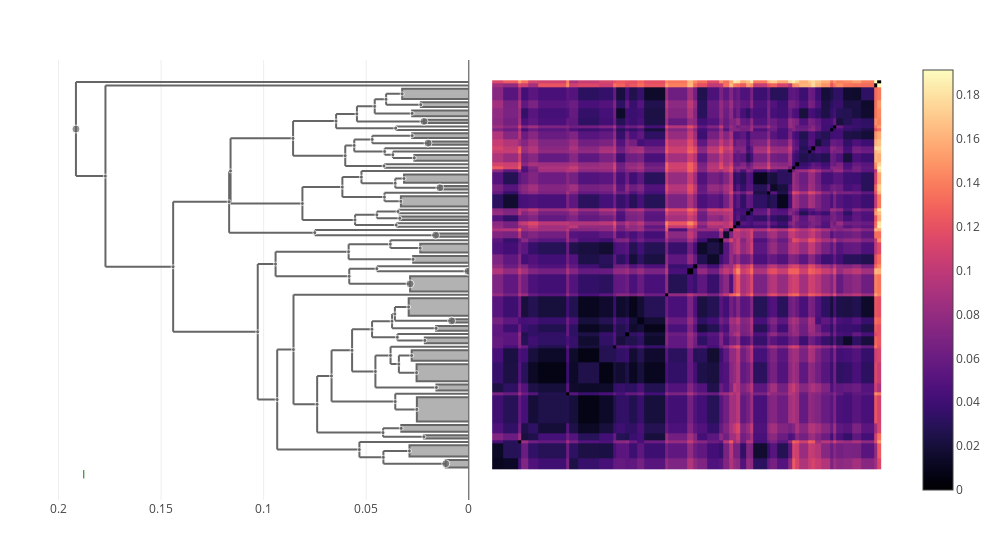

Notebook source saved alongside this figure:
### Markdown cell above
### pestis

### Code cell
let taxon = "pestis"
    trees[taxon] = cluster_annotate(cdata, taxon)
    plot(clustermap(cdata, trees[taxon]))
end

### Figure 1 — Plotly figure (JSON) as saved in the notebook; plotly's stock layout.template omitted (floating-point values rounded to 4 significant figures; data arrays with more than 128 entries replaced by an {"elided": "..."} marker saying what was removed)
{"data": [{"colorscale": {"elided": "256x2 mixed values"}, "type": "heatmap", "x": [0.5, 3.736, 8.053, 9.053, 11.05, 14.05, 22.26, 23.26, 26.0, 32.0, 36.16, 37.16, 39.89, 40.89, 43.3, 45.3, 51.5, 52.5, 57.97, 59.97, 60.97, 63.97, 67.62, 68.62, 70.62, 71.62, 72.62, 73.62, 75.62, 76.62, 77.62, 81.62, 82.62, 84.62, 88.07, 89.07, 90.07, 91.07, 93.8, 94.8, 95.8, 97.8, 100.2, 101.2, 102.2, 104.2, 106.9, 109.4, 113.4, 114.4, 115.4], "y": [0.5, 3.736, 8.053, 9.053, 11.05, 14.05, 22.26, 23.26, 26.0, 32.0, 36.16, 37.16, 39.89, 40.89, 43.3, 45.3, 51.5, 52.5, 57.97, 59.97, 60.97, 63.97, 67.62, 68.62, 70.62, 71.62, 72.62, 73.62, 75.62, 76.62, 77.62, 81.62, 82.62, 84.62, 88.07, 89.07, 90.07, 91.07, 93.8, 94.8, 95.8, 97.8, 100.2, 101.2, 102.2, 104.2, 106.9, 109.4, 113.4, 114.4, 115.4], "z": {"elided": "50x50 float values"}}, {"hoverinfo": "skip", "line": {"color": "#666666"}, "mode": "lines", "showlegend": false, "type": "scatter", "x": [0.08545, 0.08545, null, 0.08545, 0.07392, null, 0.08545, 0, null], "xaxis": "x2", "y": [19.67, 52.0, null, 19.67, 19.67, null, 52.0, 52.0, null], "yaxis": "y"}, {"hoverinfo": "skip", "line": {"color": "#666666"}, "mode": "lines", "showlegend": false, "type": "scatter", "x": [0.03584, 0.03584, null, 0.03584, 0.0141, null, 0.03584, 0.03157, null], "xaxis": "x2", "y": [83.62, 86.34, null, 83.62, 83.62, null, 86.34, 86.34, null], "yaxis": "y"}, {"hoverinfo": "skip", "line": {"color": "#666666"}, "mode": "lines", "showlegend": false, "type": "scatter", "x": [0.04109, 0.04109, null, 0.04109, 0.03311, null, 0.04109, 0, null], "xaxis": "x2", "y": [79.62, 82.12, null, 79.62, 79.62, null, 82.12, 82.12, null], "yaxis": "y"}, {"hoverinfo": "skip", "line": {"color": "#666666"}, "mode": "lines", "showlegend": false, "type": "scatter", "x": [0.03814, 0.03814, null, 0.03814, 0.03408, null, 0.03814, 0, null], "xaxis": "x2", "y": [31.54, 36.66, null, 31.54, 31.54, null, 36.66, 36.66, null], "yaxis": "y"}, {"fill": "toself", "hoverinfo": "skip", "line": {"color": "#666666"}, "mode": "lines", "showlegend": false, "type": "scatter", "x": [0, 0.02547, 0.02547, 0], "xaxis": "x2", "y": [26.5, 26.5, 31.5, 31.5], "yaxis": "y"}, {"fill": "toself", "hoverinfo": "skip", "line": {"color": "#666666"}, "mode": "lines", "showlegend": false, "type": "scatter", "x": [0, 0.03292, 0.03292, 0], "xaxis": "x2", "y": [11.55, 11.55, 13.55, 13.55], "yaxis": "y"}, {"hoverinfo": "skip", "line": {"color": "#666666"}, "mode": "lines", "showlegend": false, "type": "scatter", "x": [0.05858, 0.05858, null, 0.05858, 0.02712, null, 0.05858, 0.03822, null], "xaxis": "x2", "y": [62.47, 66.96, null, 62.47, 62.47, null, 66.96, 66.96, null], "yaxis": "y"}, {"hoverinfo": "skip", "line": {"color": "#666666"}, "mode": "lines", "showlegend": false, "type": "scatter", "x": [0.04479, 0.04479, null, 0.04479, 0.03363, null, 0.04479, 0.03449, null], "xaxis": "x2", "y": [74.62, 76.62, null, 74.62, 74.62, null, 76.62, 76.62, null], "yaxis": "y"}, {"hoverinfo": "skip", "line": {"color": "#666666"}, "mode": "lines", "showlegend": false, "type": "scatter", "x": [0.1441, 0.1441, null, 0.1441, 0.1029, null, 0.1441, 0.1168, null], "xaxis": "x2", "y": [41.08, 79.48, null, 41.08, 41.08, null, 79.48, 79.48, null], "yaxis": "y"}, {"fill": "toself", "hoverinfo": "skip", "line": {"color": "#666666"}, "mode": "lines", "showlegend": false, "type": "scatter", "x": [0, 0.03248, 0.03248, 0], "xaxis": "x2", "y": [109.9, 109.9, 112.9, 112.9], "yaxis": "y"}, {"fill": "toself", "hoverinfo": "skip", "line": {"color": "#666666"}, "mode": "lines", "showlegend": false, "type": "scatter", "x": [0, 0.0234, 0.0234, 0], "xaxis": "x2", "y": [107.4, 107.4, 108.9, 108.9], "yaxis": "y"}, {"hoverinfo": "skip", "line": {"color": "#666666"}, "mode": "lines", "showlegend": false, "type": "scatter", "x": [0.05584, 0.05584, null, 0.05584, 0.04099, null, 0.05584, 0.04706, null], "xaxis": "x2", "y": [94.33, 97.9, null, 94.33, 94.33, null, 97.9, 97.9, null], "yaxis": "y"}, {"hoverinfo": "skip", "line": {"color": "#666666"}, "mode": "lines", "showlegend": false, "type": "scatter", "x": [0.04099, 0.04099, null, 0.04099, 0.03698, null, 0.04099, 0, null], "xaxis": "x2", "y": [93.37, 95.3, null, 93.37, 93.37, null, 95.3, 95.3, null], "yaxis": "y"}, {"hoverinfo": "skip", "line": {"color": "#666666"}, "mode": "lines", "showlegend": false, "type": "scatter", "x": [0.08566, 0.08566, null, 0.08566, 0.06023, null, 0.08566, 0.06468, null], "xaxis": "x2", "y": [93.09, 103.3, null, 93.09, 93.09, null, 103.3, 103.3, null], "yaxis": "y"}, {"hoverinfo": "skip", "line": {"color": "#666666"}, "mode": "lines", "showlegend": false, "type": "scatter", "x": [0.0374, 0.0374, null, 0.0374, 0.01593, null, 0.0374, 0.03602, null], "xaxis": "x2", "y": [42.1, 46.35, null, 42.1, 42.1, null, 46.35, 46.35, null], "yaxis": "y"}, {"hoverinfo": "skip", "line": {"color": "#666666"}, "mode": "lines", "showlegend": false, "type": "scatter", "x": [0.03479, 0.03479, null, 0.03479, 0.02143, null, 0.03479, 0, null], "xaxis": "x2", "y": [38.52, 40.39, null, 38.52, 38.52, null, 40.39, 40.39, null], "yaxis": "y"}, {"fill": "toself", "hoverinfo": "skip", "line": {"color": "#666666"}, "mode": "lines", "showlegend": false, "type": "scatter", "x": [0, 0.02368, 0.02368, 0], "xaxis": "x2", "y": [64.47, 64.47, 67.12, 67.12], "yaxis": "y"}, {"fill": "toself", "hoverinfo": "skip", "line": {"color": "#666666"}, "mode": "lines", "showlegend": false, "type": "scatter", "x": [0, 0.03311, 0.03311, 0], "xaxis": "x2", "y": [78.12, 78.12, 81.12, 81.12], "yaxis": "y"}, {"fill": "toself", "hoverinfo": "skip", "line": {"color": "#666666"}, "mode": "lines", "showlegend": false, "type": "scatter", "x": [0, 0.01593, 0.01593, 0], "xaxis": "x2", "y": [41.39, 41.39, 42.8, 42.8], "yaxis": "y"}, {"fill": "toself", "hoverinfo": "skip", "line": {"color": "#666666"}, "mode": "lines", "showlegend": false, "type": "scatter", "x": [0, 0.01125, 0.01125, 0], "xaxis": "x2", "y": [1, 1, 3.236, 3.236], "yaxis": "y"}, {"hoverinfo": "skip", "line": {"color": "#666666"}, "mode": "lines", "showlegend": false, "type": "scatter", "x": [0.03822, 0.03822, null, 0.03822, 0.02368, null, 0.03822, 0, null], "xaxis": "x2", "y": [65.8, 68.12, null, 65.8, 65.8, null, 68.12, 68.12, null], "yaxis": "y"}, {"fill": "toself", "hoverinfo": "skip", "line": {"color": "#666666"}, "mode": "lines", "showlegend": false, "type": "scatter", "x": [0, 0.02892, 0.02892, 0], "xaxis": "x2", "y": [4.236, 4.236, 7.553, 7.553], "yaxis": "y"}, {"hoverinfo": "skip", "line": {"color": "#666666"}, "mode": "lines", "showlegend": false, "type": "scatter", "x": [0.03584, 0.03584, null, 0.03584, 0.02533, null, 0.03584, 0, null], "xaxis": "x2", "y": [18.16, 22.76, null, 18.16, 18.16, null, 22.76, 22.76, null], "yaxis": "y"}, {"fill": "toself", "hoverinfo": "skip", "line": {"color": "#666666"}, "mode": "lines", "showlegend": false, "type": "scatter", "x": [0, 0.02143, 0.02143, 0], "xaxis": "x2", "y": [37.66, 37.66, 39.39, 39.39], "yaxis": "y"}, {"hoverinfo": "skip", "line": {"color": "#666666"}, "mode": "lines", "showlegend": false, "type": "scatter", "x": [0.07505, 0.07505, null, 0.07505, 0.0162, null, 0.07505, 0, null], "xaxis": "x2", "y": [69.62, 71.12, null, 69.62, 69.62, null, 71.12, 71.12, null], "yaxis": "y"}, {"fill": "toself", "hoverinfo": "skip", "line": {"color": "#666666"}, "mode": "lines", "showlegend": false, "type": "scatter", "x": [0, 0.02712, 0.02712, 0], "xaxis": "x2", "y": [61.47, 61.47, 63.47, 63.47], "yaxis": "y"}, {"hoverinfo": "skip", "line": {"color": "#666666"}, "mode": "lines", "showlegend": false, "type": "scatter", "x": [0.05827, 0.05827, null, 0.05827, 0.02862, null, 0.05827, 0.0448, null], "xaxis": "x2", "y": [55.24, 59.72, null, 55.24, 55.24, null, 59.72, 59.72, null], "yaxis": "y"}, {"hoverinfo": "skip", "line": {"color": "#666666"}, "mode": "lines", "showlegend": false, "type": "scatter", "x": [0.03698, 0.03698, null, 0.03698, 0.02655, null, 0.03698, 0, null], "xaxis": "x2", "y": [92.43, 94.3, null, 92.43, 92.43, null, 94.3, 94.3, null], "yaxis": "y"}, {"hoverinfo": "skip", "line": {"color": "#666666"}, "mode": "lines", "showlegend": false, "type": "scatter", "x": [0.1029, 0.1029, null, 0.1029, 0.0934, null, 0.1029, 0.09419, null], "xaxis": "x2", "y": [21.06, 61.1, null, 21.06, 21.06, null, 61.1, 61.1, null], "yaxis": "y"}, {"fill": "toself", "hoverinfo": "skip", "line": {"color": "#666666"}, "mode": "lines", "showlegend": false, "type": "scatter", "x": [0, 0.0004105, 0.0004105, 0], "xaxis": "x2", "y": [58.47, 58.47, 59.47, 59.47], "yaxis": "y"}, {"hoverinfo": "skip", "line": {"color": "#666666"}, "mode": "lines", "showlegend": false, "type": "scatter", "x": [0.1161, 0.1161, null, 0.1161, 0.0811, null, 0.1161, 0.08566, null], "xaxis": "x2", "y": [78.97, 98.21, null, 78.97, 78.97, null, 98.21, 98.21, null], "yaxis": "y"}, {"fill": "toself", "hoverinfo": "skip", "line": {"color": "#666666"}, "mode": "lines", "showlegend": false, "type": "scatter", "x": [0, 0.02931, 0.02931, 0], "xaxis": "x2", "y": [45.8, 45.8, 51.0, 51.0], "yaxis": "y"}, {"hoverinfo": "skip", "line": {"color": "#666666"}, "mode": "lines", "showlegend": false, "type": "scatter", "x": [0.06023, 0.06023, null, 0.06023, 0.0413, null, 0.06023, 0.05584, null], "xaxis": "x2", "y": [90.07, 96.12, null, 90.07, 90.07, null, 96.12, 96.12, null], "yaxis": "y"}, {"fill": "toself", "hoverinfo": "skip", "line": {"color": "#666666"}, "mode": "lines", "showlegend": false, "type": "scatter", "x": [0, 0.02185, 0.02185, 0], "xaxis": "x2", "y": [102.7, 102.7, 103.7, 103.7], "yaxis": "y"}, {"fill": "toself", "hoverinfo": "skip", "line": {"color": "#666666"}, "mode": "lines", "showlegend": false, "type": "scatter", "x": [0, 0.02784, 0.02784, 0], "xaxis": "x2", "y": [32.5, 32.5, 35.66, 35.66], "yaxis": "y"}, {"hoverinfo": "skip", "line": {"color": "#666666"}, "mode": "lines", "showlegend": false, "type": "scatter", "x": [0.06468, 0.06468, null, 0.06468, 0.03563, null, 0.06468, 0.05453, null], "xaxis": "x2", "y": [101.2, 105.4, null, 101.2, 101.2, null, 105.4, 105.4, null], "yaxis": "y"}, {"hoverinfo": "skip", "line": {"color": "#666666"}, "mode": "lines", "showlegend": false, "type": "scatter", "x": [0.03408, 0.03408, null, 0.03408, 0.02547, null, 0.03408, 0.02784, null], "xaxis": "x2", "y": [29.0, 34.08, null, 29.0, 29.0, null, 34.08, 34.08, null], "yaxis": "y"}, {"hoverinfo": "skip", "line": {"color": "#666666"}, "mode": "lines", "showlegend": false, "type": "scatter", "x": [0.0669, 0.0669, null, 0.0669, 0.03584, null, 0.0669, 0.05689, null], "xaxis": "x2", "y": [20.46, 35.6, null, 20.46, 20.46, null, 35.6, 35.6, null], "yaxis": "y"}, {"hoverinfo": "skip", "line": {"color": "#666666"}, "mode": "lines", "showlegend": false, "type": "scatter", "x": [0.0934, 0.0934, null, 0.0934, 0.05332, null, 0.0934, 0.08545, null], "xaxis": "x2", "y": [6.279, 35.83, null, 6.279, 6.279, null, 35.83, 35.83, null], "yaxis": "y"}, {"hoverinfo": "skip", "line": {"color": "#666666"}, "mode": "lines", "showlegend": false, "type": "scatter", "x": [0.05689, 0.05689, null, 0.05689, 0.04553, null, 0.05689, 0.04716, null], "xaxis": "x2", "y": [29.36, 41.84, null, 29.36, 29.36, null, 41.84, 41.84, null], "yaxis": "y"}, {"fill": "toself", "hoverinfo": "skip", "line": {"color": "#666666"}, "mode": "lines", "showlegend": false, "type": "scatter", "x": [0, 0.0276, 0.0276, 0], "xaxis": "x2", "y": [104.7, 104.7, 106.4, 106.4], "yaxis": "y"}, {"hoverinfo": "skip", "line": {"color": "#666666"}, "mode": "lines", "showlegend": false, "type": "scatter", "x": [0.04706, 0.04706, null, 0.04706, 0.01988, null, 0.04706, 0.0276, null], "xaxis": "x2", "y": [96.8, 99.01, null, 96.8, 96.8, null, 99.01, 99.01, null], "yaxis": "y"}, {"hoverinfo": "skip", "line": {"color": "#666666"}, "mode": "lines", "showlegend": false, "type": "scatter", "x": [0.0448, 0.0448, null, 0.0448, 0.0004105, null, 0.0448, 0, null], "xaxis": "x2", "y": [58.97, 60.47, null, 58.97, 58.97, null, 60.47, 60.47, null], "yaxis": "y"}, {"fill": "toself", "hoverinfo": "skip", "line": {"color": "#666666"}, "mode": "lines", "showlegend": false, "type": "scatter", "x": [0, 0.02655, 0.02655, 0], "xaxis": "x2", "y": [91.57, 91.57, 93.3, 93.3], "yaxis": "y"}, {"hoverinfo": "skip", "line": {"color": "#666666"}, "mode": "lines", "showlegend": false, "type": "scatter", "x": [0.03602, 0.03602, null, 0.03602, 0.008399, null, 0.03602, 0.02931, null], "xaxis": "x2", "y": [44.3, 48.4, null, 44.3, 44.3, null, 48.4, 48.4, null], "yaxis": "y"}, {"hoverinfo": "skip", "line": {"color": "#666666"}, "mode": "lines", "showlegend": false, "type": "scatter", "x": [0.03449, 0.03449, null, 0.03449, 0, null, 0.03449, 0, null], "xaxis": "x2", "y": [76.12, 77.12, null, 76.12, 76.12, null, 77.12, 77.12, null], "yaxis": "y"}, {"hoverinfo": "skip", "line": {"color": "#666666"}, "mode": "lines", "showlegend": false, "type": "scatter", "x": [0.04031, 0.04031, null, 0.04031, 0.0234, null, 0.04031, 0.03248, null], "xaxis": "x2", "y": [108.2, 111.4, null, 108.2, 108.2, null, 111.4, 111.4, null], "yaxis": "y"}, {"hoverinfo": "skip", "line": {"color": "#666666"}, "mode": "lines", "showlegend": false, "type": "scatter", "x": [0.05332, 0.05332, null, 0.05332, 0.04162, null, 0.05332, 0, null], "xaxis": "x2", "y": [4.006, 8.553, null, 4.006, 4.006, null, 8.553, 8.553, null], "yaxis": "y"}, {"hoverinfo": "skip", "line": {"color": "#666666"}, "mode": "lines", "showlegend": false, "type": "scatter", "x": [0.07392, 0.07392, null, 0.07392, 0.04178, null, 0.07392, 0.0669, null], "xaxis": "x2", "y": [11.3, 28.03, null, 11.3, 11.3, null, 28.03, 28.03, null], "yaxis": "y"}, {"fill": "toself", "hoverinfo": "skip", "line": {"color": "#666666"}, "mode": "lines", "showlegend": false, "type": "scatter", "x": [0, 0.0276, 0.0276, 0], "xaxis": "x2", "y": [98.3, 98.3, 99.71, 99.71], "yaxis": "y"}, {"hoverinfo": "skip", "line": {"color": "#666666"}, "mode": "lines", "showlegend": false, "type": "scatter", "x": [0.09419, 0.09419, null, 0.09419, 0.05827, null, 0.09419, 0.05858, null], "xaxis": "x2", "y": [57.48, 64.71, null, 57.48, 57.48, null, 64.71, 64.71, null], "yaxis": "y"}, {"hoverinfo": "skip", "line": {"color": "#666666"}, "mode": "lines", "showlegend": false, "type": "scatter", "x": [0.1168, 0.1168, null, 0.1168, 0.07505, null, 0.1168, 0.1161, null], "xaxis": "x2", "y": [70.37, 88.59, null, 70.37, 70.37, null, 88.59, 88.59, null], "yaxis": "y"}, {"hoverinfo": "skip", "line": {"color": "#666666"}, "mode": "lines", "showlegend": false, "type": "scatter", "x": [0.1771, 0.1771, null, 0.1771, 0.1441, null, 0.1771, 0, null], "xaxis": "x2", "y": [60.28, 113.9, null, 60.28, 60.28, null, 113.9, 113.9, null], "yaxis": "y"}, {"hoverinfo": "skip", "line": {"color": "#666666"}, "mode": "lines", "showlegend": false, "type": "scatter", "x": [0.04716, 0.04716, null, 0.04716, 0.03479, null, 0.04716, 0.0374, null], "xaxis": "x2", "y": [39.46, 44.23, null, 39.46, 39.46, null, 44.23, 44.23, null], "yaxis": "y"}, {"hoverinfo": "skip", "line": {"color": "#666666"}, "mode": "lines", "showlegend": false, "type": "scatter", "x": [0.03538, 0.03538, null, 0.03538, 0, null, 0.03538, 0, null], "xaxis": "x2", "y": [72.12, 73.12, null, 72.12, 72.12, null, 73.12, 73.12, null], "yaxis": "y"}, {"fill": "toself", "hoverinfo": "skip", "line": {"color": "#666666"}, "mode": "lines", "showlegend": false, "type": "scatter", "x": [0, 0.0141, 0.0141, 0], "xaxis": "x2", "y": [83.12, 83.12, 84.12, 84.12], "yaxis": "y"}, {"hoverinfo": "skip", "line": {"color": "#666666"}, "mode": "lines", "showlegend": false, "type": "scatter", "x": [0.05453, 0.05453, null, 0.05453, 0.02185, null, 0.05453, 0.04586, null], "xaxis": "x2", "y": [103.2, 107.7, null, 103.2, 103.2, null, 107.7, 107.7, null], "yaxis": "y"}, {"fill": "toself", "hoverinfo": "skip", "line": {"color": "#666666"}, "mode": "lines", "showlegend": false, "type": "scatter", "x": [0, 0.03157, 0.03157, 0], "xaxis": "x2", "y": [85.12, 85.12, 87.57, 87.57], "yaxis": "y"}, {"hoverinfo": "skip", "line": {"color": "#666666"}, "mode": "lines", "showlegend": false, "type": "scatter", "x": [0.0811, 0.0811, null, 0.0811, 0.05543, null, 0.0811, 0.06163, null], "xaxis": "x2", "y": [74.12, 83.82, null, 74.12, 74.12, null, 83.82, 83.82, null], "yaxis": "y"}, {"fill": "toself", "hoverinfo": "skip", "line": {"color": "#666666"}, "mode": "lines", "showlegend": false, "type": "scatter", "x": [0, 0.02862, 0.02862, 0], "xaxis": "x2", "y": [53.0, 53.0, 57.47, 57.47], "yaxis": "y"}, {"hoverinfo": "skip", "line": {"color": "#666666"}, "mode": "lines", "showlegend": false, "type": "scatter", "x": [0.05232, 0.05232, null, 0.05232, 0.03584, null, 0.05232, 0, null], "xaxis": "x2", "y": [84.98, 88.57, null, 84.98, 84.98, null, 88.57, 88.57, null], "yaxis": "y"}, {"fill": "toself", "hoverinfo": "skip", "line": {"color": "#666666"}, "mode": "lines", "showlegend": false, "type": "scatter", "x": [0, 0.02188, 0.02188, 0], "xaxis": "x2", "y": [9.553, 9.553, 10.55, 10.55], "yaxis": "y"}, {"hoverinfo": "skip", "line": {"color": "#666666"}, "mode": "lines", "showlegend": false, "type": "scatter", "x": [0.04162, 0.04162, null, 0.04162, 0.01125, null, 0.04162, 0.02892, null], "xaxis": "x2", "y": [2.118, 5.894, null, 2.118, 2.118, null, 5.894, 5.894, null], "yaxis": "y"}, {"fill": "toself", "hoverinfo": "skip", "line": {"color": "#666666"}, "mode": "lines", "showlegend": false, "type": "scatter", "x": [0, 0.008399, 0.008399, 0], "xaxis": "x2", "y": [43.8, 43.8, 44.8, 44.8], "yaxis": "y"}, {"fill": "toself", "hoverinfo": "skip", "line": {"color": "#666666"}, "mode": "lines", "showlegend": false, "type": "scatter", "x": [0, 0.01988, 0.01988, 0], "xaxis": "x2", "y": [96.3, 96.3, 97.3, 97.3], "yaxis": "y"}, {"fill": "toself", "hoverinfo": "skip", "line": {"color": "#666666"}, "mode": "lines", "showlegend": false, "type": "scatter", "x": [0, 0.01578, 0.01578, 0], "xaxis": "x2", "y": [23.76, 23.76, 25.5, 25.5], "yaxis": "y"}, {"fill": "toself", "hoverinfo": "skip", "line": {"color": "#666666"}, "mode": "lines", "showlegend": false, "type": "scatter", "x": [0, 0.0162, 0.0162, 0], "xaxis": "x2", "y": [69.12, 69.12, 70.12, 70.12], "yaxis": "y"}, {"hoverinfo": "skip", "line": {"color": "#666666"}, "mode": "lines", "showlegend": false, "type": "scatter", "x": [0.06163, 0.06163, null, 0.06163, 0.04109, null, 0.06163, 0.05232, null], "xaxis": "x2", "y": [80.87, 86.77, null, 80.87, 80.87, null, 86.77, 86.77, null], "yaxis": "y"}, {"hoverinfo": "skip", "line": {"color": "#666666"}, "mode": "lines", "showlegend": false, "type": "scatter", "x": [0.03563, 0.03563, null, 0.03563, 0, null, 0.03563, 0, null], "xaxis": "x2", "y": [100.7, 101.7, null, 100.7, 100.7, null, 101.7, 101.7, null], "yaxis": "y"}, {"fill": "toself", "hoverinfo": "skip", "line": {"color": "#666666"}, "mode": "lines", "showlegend": false, "type": "scatter", "x": [0, 0.02533, 0.02533, 0], "xaxis": "x2", "y": [14.55, 14.55, 21.76, 21.76], "yaxis": "y"}, {"hoverinfo": "skip", "line": {"color": "#666666"}, "mode": "lines", "showlegend": false, "type": "scatter", "x": [0.1915, 0.1915, null, 0.1915, 0.1771, null, 0.1915, 0, null], "xaxis": "x2", "y": [87.07, 114.9, null, 87.07, 87.07, null, 114.9, 114.9, null], "yaxis": "y"}, {"hoverinfo": "skip", "line": {"color": "#666666"}, "mode": "lines", "showlegend": false, "type": "scatter", "x": [0.04586, 0.04586, null, 0.04586, 0.0276, null, 0.04586, 0.04031, null], "xaxis": "x2", "y": [105.6, 109.8, null, 105.6, 105.6, null, 109.8, 109.8, null], "yaxis": "y"}, {"hoverinfo": "skip", "line": {"color": "#666666"}, "mode": "lines", "showlegend": false, "type": "scatter", "x": [0.04178, 0.04178, null, 0.04178, 0.02188, null, 0.04178, 0.03292, null], "xaxis": "x2", "y": [10.05, 12.55, null, 10.05, 10.05, null, 12.55, 12.55, null], "yaxis": "y"}, {"hoverinfo": "skip", "line": {"color": "#666666"}, "mode": "lines", "showlegend": false, "type": "scatter", "x": [0.0413, 0.0413, null, 0.0413, 0, null, 0.0413, 0, null], "xaxis": "x2", "y": [89.57, 90.57, null, 89.57, 89.57, null, 90.57, 90.57, null], "yaxis": "y"}, {"fill": "toself", "hoverinfo": "skip", "line": {"color": "#666666"}, "mode": "lines", "showlegend": false, "type": "scatter", "x": [0, 0.03363, 0.03363, 0], "xaxis": "x2", "y": [74.12, 74.12, 75.12, 75.12], "yaxis": "y"}, {"hoverinfo": "skip", "line": {"color": "#666666"}, "mode": "lines", "showlegend": false, "type": "scatter", "x": [0.04553, 0.04553, null, 0.04553, 0.01578, null, 0.04553, 0.03814, null], "xaxis": "x2", "y": [24.63, 34.1, null, 24.63, 24.63, null, 34.1, 34.1, null], "yaxis": "y"}, {"hoverinfo": "skip", "line": {"color": "#666666"}, "mode": "lines", "showlegend": false, "type": "scatter", "x": [0.05543, 0.05543, null, 0.05543, 0.03538, null, 0.05543, 0.04479, null], "xaxis": "x2", "y": [72.62, 75.62, null, 72.62, 72.62, null, 75.62, 75.62, null], "yaxis": "y"}, {"customdata": {"elided": "77x2 int values"}, "hovertemplate": "ID: %{customdata[0]}<br>\nHeight: %{x:.3f}<br>\nGenome count: %{customdata[1]}\n\n<extra></extra>", "marker": {"color": "#666666", "size": [4, 4, 4, 4, 4, 4, 4, 4, 4, 4, 4, 4, 4, 4, 4, 4, 4, 4, 4, 8, 4, 4, 4, 4, 4, 4, 4, 4, 4, 8, 4, 4, 4, 8, 4, 4, 4, 4, 4, 4, 4, 4, 4, 4, 4, 4, 4, 4, 4, 4, 4, 4, 4, 4, 4, 8, 4, 4, 4, 8, 4, 4, 4, 8, 8, 4, 8, 4, 4, 4, 8, 4, 4, 4, 4, 4, 4]}, "mode": "markers", "showlegend": false, "type": "scatter", "x": [0.08545, 0.03584, 0.04109, 0.03814, 0.02547, 0.03292, 0.05858, 0.04479, 0.1441, 0.03248, 0.0234, 0.05584, 0.04099, 0.08566, 0.0374, 0.03479, 0.02368, 0.03311, 0.01593, 0.01125, 0.03822, 0.02892, 0.03584, 0.02143, 0.07505, 0.02712, 0.05827, 0.03698, 0.1029, 0.0004105, 0.1161, 0.02931, 0.06023, 0.02185, 0.02784, 0.06468, 0.03408, 0.0669, 0.0934, 0.05689, 0.0276, 0.04706, 0.0448, 0.02655, 0.03602, 0.03449, 0.04031, 0.05332, 0.07392, 0.0276, 0.09419, 0.1168, 0.1771, 0.04716, 0.03538, 0.0141, 0.05453, 0.03157, 0.0811, 0.02862, 0.05232, 0.04162, 0.02188, 0.008399, 0.01988, 0.01578, 0.0162, 0.06163, 0.03563, 0.02533, 0.1915, 0.04586, 0.04178, 0.0413, 0.03363, 0.04553, 0.05543], "xaxis": "x2", "y": [35.83, 84.98, 80.87, 34.1, 29.0, 12.55, 64.71, 75.62, 60.28, 111.4, 108.2, 96.12, 94.33, 98.21, 44.23, 39.46, 65.8, 79.62, 42.1, 2.118, 66.96, 5.894, 20.46, 38.52, 70.37, 62.47, 57.48, 93.37, 41.08, 58.97, 88.59, 48.4, 93.09, 103.2, 34.08, 103.3, 31.54, 28.03, 21.06, 35.6, 105.6, 97.9, 59.72, 92.43, 46.35, 76.62, 109.8, 6.279, 19.67, 99.01, 61.1, 79.48, 87.07, 41.84, 72.62, 83.62, 105.4, 86.34, 78.97, 55.24, 86.77, 4.006, 10.05, 44.3, 96.8, 24.63, 69.62, 83.82, 101.2, 18.16, 101.0, 107.7, 11.3, 90.07, 74.62, 29.36, 74.12], "yaxis": "y"}, {"hovertemplate": "%{text} <br>\n%{x}\n<extra></extra>\n", "marker": {"color": "green", "line": {"color": "green", "width": 1}, "symbol": "line-ns"}, "mode": "markers", "text": ["pseudotuberculosis"], "type": "scatter", "x": [0.1877], "xaxis": "x2", "y": [-1, -1]}], "layout": {"height": 550, "hovermode": "closest", "margin": {"b": 50, "l": 50, "r": 50, "t": 60}, "showlegend": false, "width": 1000, "xaxis": {"autorange": true, "domain": [0.505, 1], "range": [-3.923, 119.8], "scaleanchor": "y", "type": "linear", "visible": false}, "xaxis2": {"autorange": true, "domain": [0, 0.495], "range": [0.2041, 0], "rangemode": "nonnegative", "showspikes": true, "spikedash": "solid", "spikemode": "across", "spikethickness": 1, "type": "linear"}, "yaxis": {"autorange": true, "domain": [0, 1], "range": [-8.606, 121.4], "scaleanchor": "x", "type": "linear", "visible": false}}}
